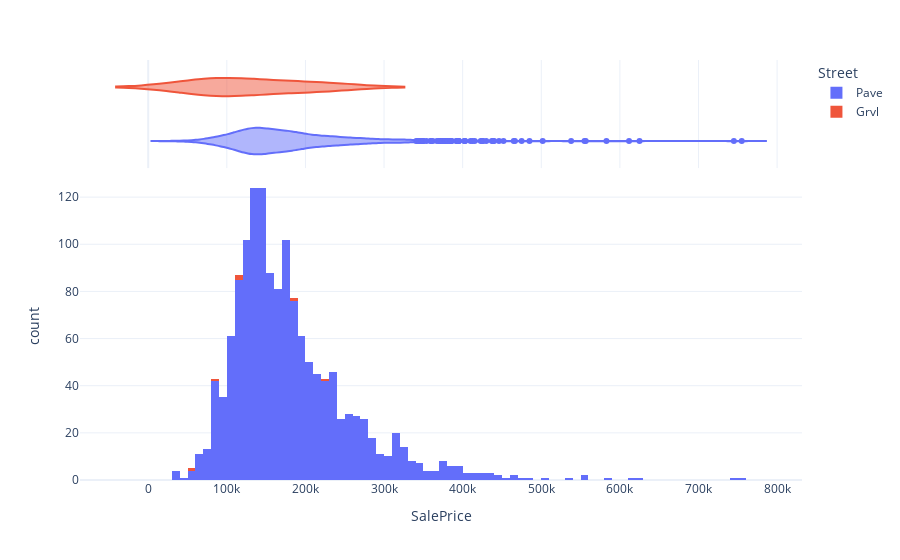

The cell this chart's notebook holds for it:
### Code cell
px.histogram(df, x="SalePrice", color="Street", marginal="violin")

### Figure 1 — Plotly figure (JSON) as saved in the notebook; plotly's stock layout.template omitted (floating-point values rounded to 4 significant figures; data arrays with more than 128 entries replaced by an {"elided": "..."} marker saying what was removed)
{"data": [{"alignmentgroup": "True", "bingroup": "x", "hovertemplate": "Street=Pave<br>SalePrice=%{x}<br>count=%{y}<extra></extra>", "legendgroup": "Pave", "marker": {"color": "#636efa"}, "name": "Pave", "offsetgroup": "Pave", "orientation": "v", "showlegend": true, "type": "histogram", "x": {"elided": "1448 int values"}, "xaxis": "x", "yaxis": "y"}, {"alignmentgroup": "True", "hovertemplate": "Street=Pave<br>SalePrice=%{x}<extra></extra>", "legendgroup": "Pave", "marker": {"color": "#636efa"}, "name": "Pave", "offsetgroup": "Pave", "scalegroup": "x", "showlegend": false, "type": "violin", "x": {"elided": "1448 int values"}, "xaxis": "x2", "yaxis": "y2"}, {"alignmentgroup": "True", "bingroup": "x", "hovertemplate": "Street=Grvl<br>SalePrice=%{x}<br>count=%{y}<extra></extra>", "legendgroup": "Grvl", "marker": {"color": "#EF553B"}, "name": "Grvl", "offsetgroup": "Grvl", "orientation": "v", "showlegend": true, "type": "histogram", "x": [110000, 228950, 118500, 55993, 81000, 186700], "xaxis": "x", "yaxis": "y"}, {"alignmentgroup": "True", "hovertemplate": "Street=Grvl<br>SalePrice=%{x}<extra></extra>", "legendgroup": "Grvl", "marker": {"color": "#EF553B"}, "name": "Grvl", "offsetgroup": "Grvl", "scalegroup": "x", "showlegend": false, "type": "violin", "x": [110000, 228950, 118500, 55993, 81000, 186700], "xaxis": "x2", "yaxis": "y2"}], "layout": {"barmode": "relative", "legend": {"title": {"text": "Street"}, "tracegroupgap": 0}, "margin": {"t": 60}, "xaxis": {"anchor": "y", "domain": [0, 1], "title": {"text": "SalePrice"}}, "xaxis2": {"anchor": "y2", "domain": [0, 1], "matches": "x", "showgrid": true, "showticklabels": false}, "yaxis": {"anchor": "x", "domain": [0, 0.7326], "title": {"text": "count"}}, "yaxis2": {"anchor": "x2", "domain": [0.7426, 1], "matches": "y2", "showgrid": false, "showline": false, "showticklabels": false, "ticks": ""}}}
